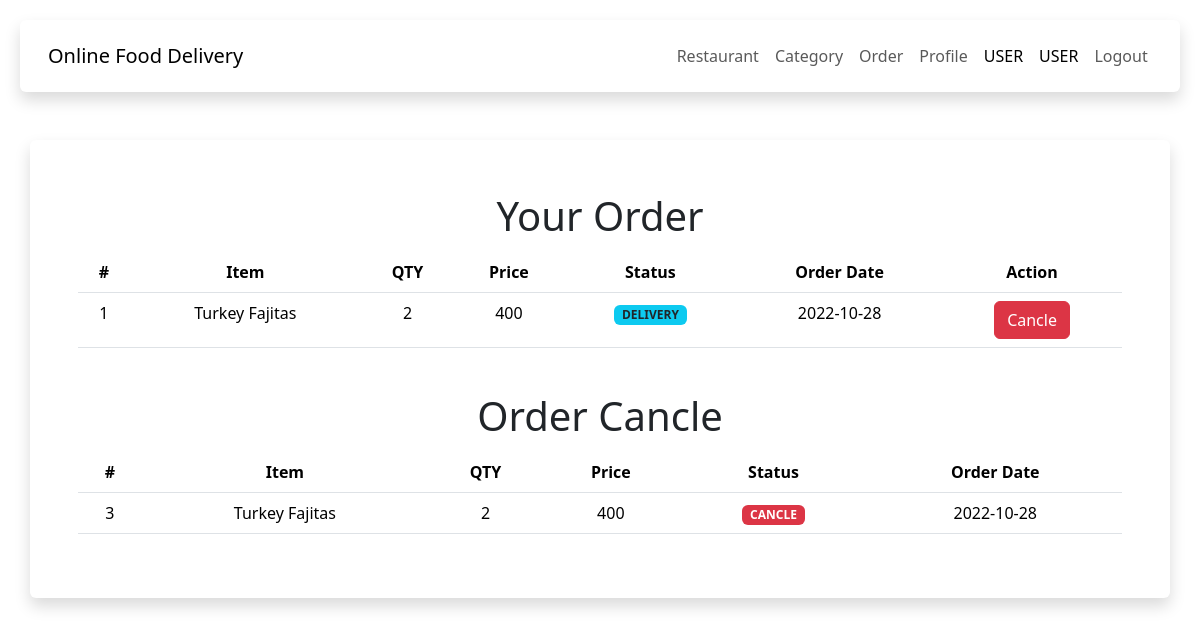
/order.php (signed in), run on the app's committed database.
### tables this page shows
CREATE TABLE `orders` (
  `order_id` int(11) NOT NULL,
  `res_id` int(11) NOT NULL,
  `mem_id` int(11) NOT NULL,
  `menu_id` int(11) NOT NULL,
  `menu_name` varchar(50) NOT NULL,
  `order_qty` int(10) NOT NULL,
  `order_price` float NOT NULL,
  `order_status` varchar(20) NOT NULL DEFAULT 'in_process',
  `order_date` date NOT NULL,
  `order_success` timestamp NOT NULL DEFAULT current_timestamp() ON UPDATE current_timestamp(),
  `mem_status` varchar(10) DEFAULT NULL,
  `order_group` int(11) NOT NULL
);

### order.php (the view, shortened to what this page needs)
<!DOCTYPE html>
<html lang="en">
<head>
    <?php include('../asset/head/head-user.php'); ?>
</head>
<body>
    <div class="content">
        <div class="container shadow p-5 mb-5 bg-body rounded">
            <h1 align="center" class="p-1">Your Order</h1>
            <table class="table">
                <thead align="center">
                    <th>#</th>
                    <th>Item</th>
                    <th>QTY</th>
                    <th>Price</th>
                    <th>Status</th>
                    <th>Order Date</th>
                    <th>Action</th>
                </thead>
                <?php
                    include('../connect.php');
                    $sql ="SELECT
                    order_id,
                    menu_name,
                    order_qty,
                    order_group,
                    order_status,
                    order_date,
                    SUM(order_price) AS total_price
                FROM
                    orders
                WHERE
                    mem_id = '".$_SESSION["mem_id"]."'
                    AND
                    order_status IN ('pending','in_process','waiting','delivery','success')
                GROUP BY
                    order_group
                ORDER BY
                    order_id ASC;";
                    $query = mysqli_query($conn,$sql);
                    while($result = mysqli_fetch_array($query)){
            ?>
                <tbody class="text-center">
                    <form action="config_order.php" method="POST">
                        <td><input type="hidden" name="order_id" disabled class="form-control"
                                value="<?php echo $result['order_id']; ?>"><?php echo $result['order_id']; ?></td>
                        <td><input type="hidden" name="menu_name" class="form-control"
                                value="<?php echo $result['menu_name']; ?>"><?php echo $result['menu_name']; ?></td>
                        <td><input type="hidden" name="order_qty" class="form-control"
                                value="<?php echo $result['order_qty']; ?>"><?php echo $result['order_qty']; ?></td>
                        <td><input type="hidden" name="order_price" class="form-control"
                                value="<?php echo $result['total_price']; ?>"><?php echo $result['total_price']; ?></td>
                        <td><input type="hidden" name="order_status" class="form-control"
                            <?php
                            if($result['order_status'] == 'in_process'){
                                echo '<span class="badge text-bg-primary">IN PROCESS</span>';
                            }else if ($result['order_status'] == 'waiting'){
                                echo '<span class="badge text-bg-warning">WAITING ORDER</span>';
                            }else if ($result['order_status'] == 'delivery'){
                                echo '<span class="badge text-bg-info text-dark">DELIVERY</span>';
                            }else if ($result['order_status'] == 'success'){
                                echo '<span class="badge text-bg-success">SUCCESS</span>';
                            }else if ($result['order_status'] == 'cancle'){
                                echo '<span class="badge text-bg-danger">CANCLE</span>';
                            }else if ($result['order_status'] == 'Pending'){
                                echo '<span class="badge text-bg-secondary">PENDING</span>';
                            }
                        ?>
                        </td>
                        <td><input type="hidden" name="order_date" class="form-control"
                                value="<?php echo $result['order_date']; ?>"><?php echo $result['order_date']; ?></td>
                        <td><button type="submit" name="cancle" class="btn btn-danger ">Cancle</button>
                        </td>
                </tbody>
                <?php } ?>
            </table>
            <br>
            <h1 align="center" class="p-1">Order Cancle</h1>
            <table class="table">
                <thead align="center">
                    <th>#</th>
                    <th>Item</th>
                    <th>QTY</th>
                    <th>Price</th>
                    <th>Status</th>
                    <th>Order Date</th>
                </thead>
                <?php
                    include('../connect.php');
                    $sql ="SELECT * FROM orders WHERE mem_id = '".$_SESSION["mem_id"]."' and order_status = 'cancle'";
                    $query = mysqli_query($conn,$sql);
                    while($result = mysqli_fetch_array($query)){
            ?>
                <tbody class="text-center">
                    <form>
                        <td><input type="hidden" name="order_id" disabled class="form-control"
                                value="<?php echo $result['order_id']; ?>"><?php echo $result['order_id']; ?></td>
                        <td><input type="hidden" name="menu_name" class="form-control"
                                value="<?php echo $result['menu_name']; ?>"><?php echo $result['menu_name']; ?></td>
                        <td><input type="hidden" name="order_qty" class="form-control"
                                value="<?php echo $result['order_qty']; ?>"><?php echo $result['order_qty']; ?></td>
                        <td><input type="hidden" name="order_price" class="form-control"
                                value="<?php echo $result['order_price']; ?>"><?php echo $result['order_price']; ?></td>
                        <td><input type="hidden" name="order_status" class="form-control"
                            <?php
                            if($result['order_status'] == 'in_process'){
                                echo '<span class="badge text-bg-primary">IN PROCESS</span>';
                            }else if ($result['order_status'] == 'waiting'){
                                echo '<span class="badge text-bg-warning">WAITING RIDER</span>';
                            }else if ($result['order_status'] == 'delivery'){
                                echo '<span class="badge text-bg-info text-dark">DELIVERY</span>';
                            }else if ($result['order_status'] == 'success'){
                                echo '<span class="badge text-bg-success">SUCCESS</span>';
                            }else if ($result['order_status'] == 'cancle'){
                                echo '<span class="badge text-bg-danger">CANCLE</span>';
                            }
                        ?>
                        </td>
                        <td><input type="hidden" name="order_date" class="form-control"
                                value="<?php echo $result['order_date']; ?>"><?php echo $result['order_date']; ?></td>
                </tbody>
                <?php } ?>
            </table>
        </div>
    </div>
</body>
</html>

### head-user.php (shortened to what this page needs)
<?php
    if(!$_SESSION["mem_id"]){
        header("location: ../index.php");
    }else{?>
<header>
    <link rel="stylesheet" href="../asset/css/bootstrap.min.css">
    <nav class="navbar navbar-expand-lg bg-light shadow p-3 mb-5 bg-body rounded">
        <div class="container-fluid">
            <a class="navbar-brand" href="index.php">Online Food Delivery </a>
        </div>
        <div>
            <ul class="navbar-nav me-auto mb-2 mb-lg-0">
            <li class="nav-item">
                    <a class="nav-link " href="restaurant.php">Restaurant</a>
                </li>
                <li class="nav-item">
                    <a class="nav-link " href="category.php">Category</a>
                </li>
                <li class="nav-item">
                    <a class="nav-link " href="order.php">Order</a>
                </li>
                <li class="nav-item">
                    <a class="nav-link " href="profile.php">Profile</a>
                </li>
                <li class="nav-item">
                    <a class="nav-link active "><?php echo strtoupper(($_SESSION["mem_name"])); ?></a>
                </li>
                <li class="nav-item">
                    <a class="nav-link active"><?php echo strtoupper(($_SESSION["mem_last"])); ?></a>
                </li>
                <li class="nav-item">
                    <a class="nav-link  " href="logout.php">Logout&nbsp;&nbsp;</a>
                </li>
            </ul>
        </div>
    </nav>
</header>
<?php } ?>

### head-user.php (style rules this page uses)
body { padding: 20px; }

### data on the page
orders: order_id "1", menu_name "Turkey Fajitas", order_qty "2", total_price "400", order_status "DELIVERY", order_date "2022-10-28"
orders: order_id "3", menu_name "Turkey Fajitas", order_qty "2", order_price "400", order_status "CANCLE", order_date "2022-10-28"

### other printed values
$_SESSION["mem_name"] "USER"
$_SESSION["mem_last"] "USER"
